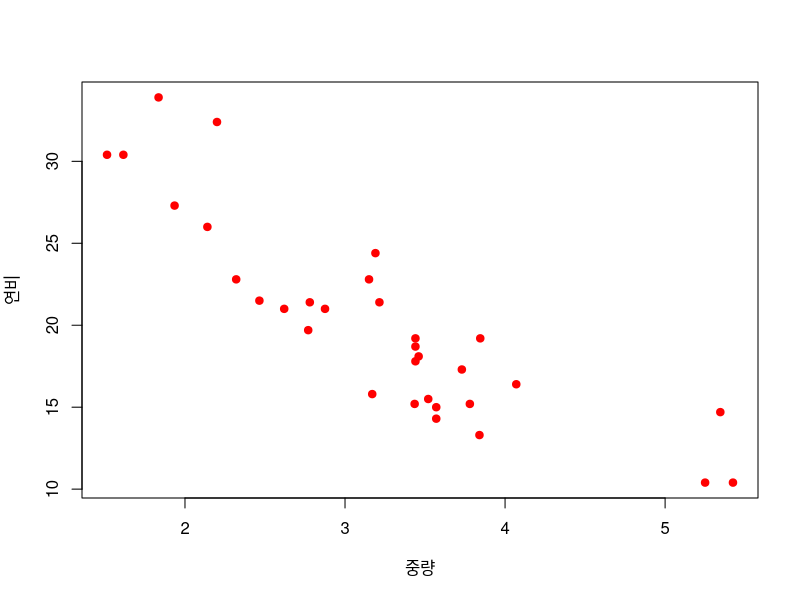
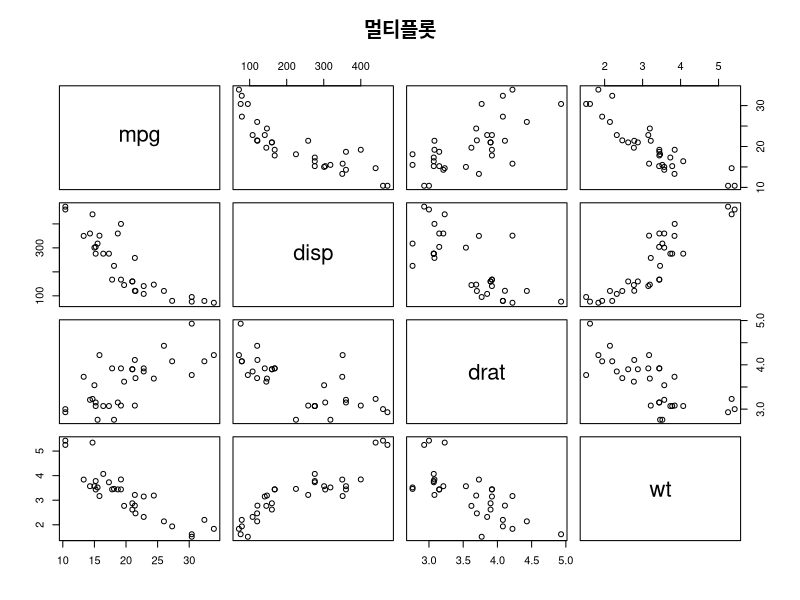
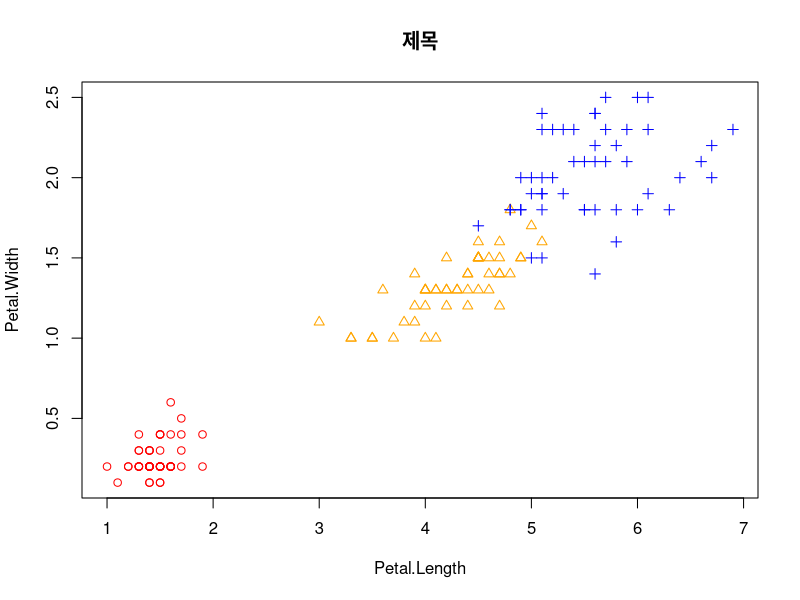
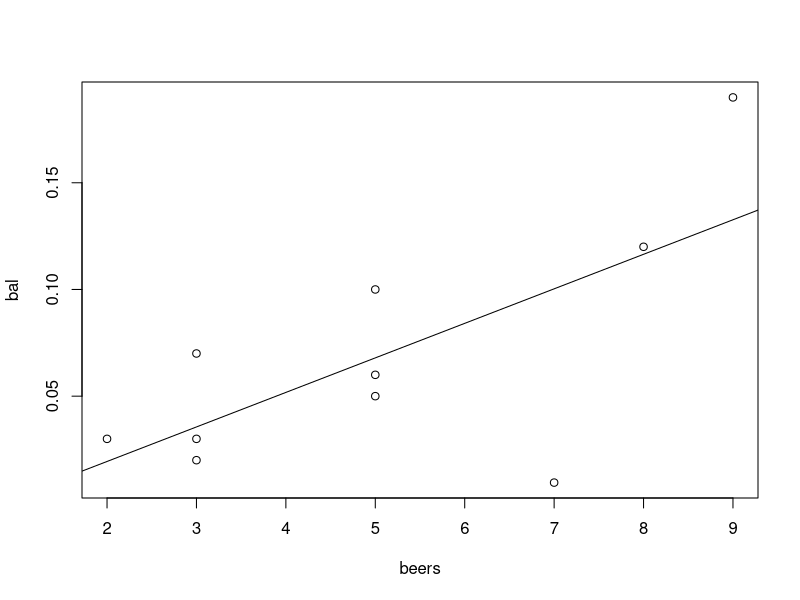
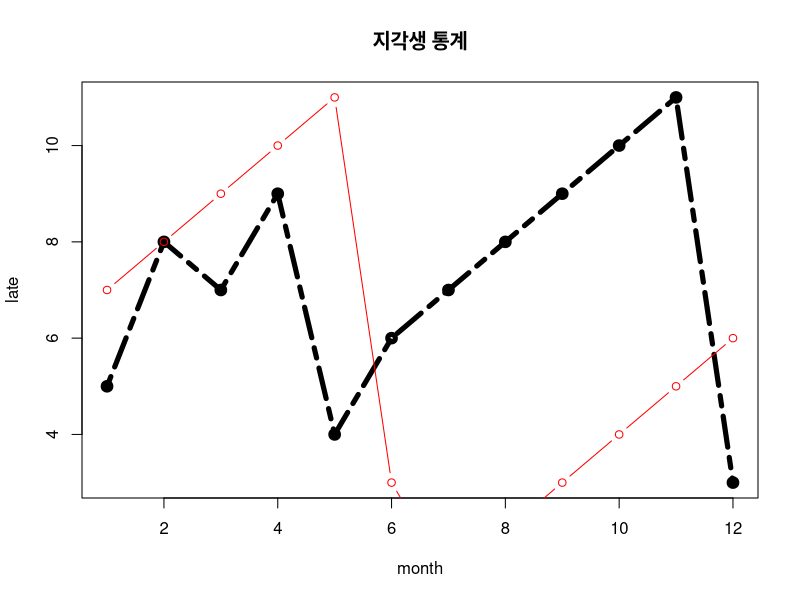
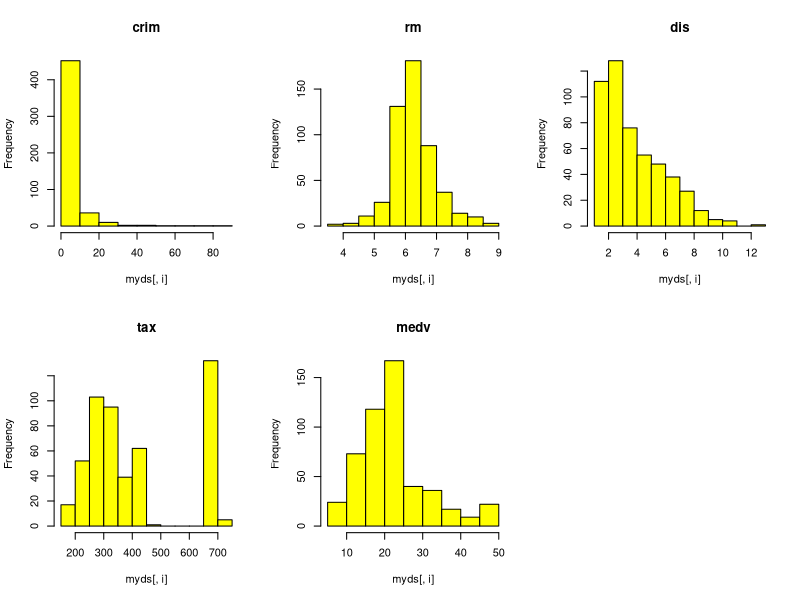
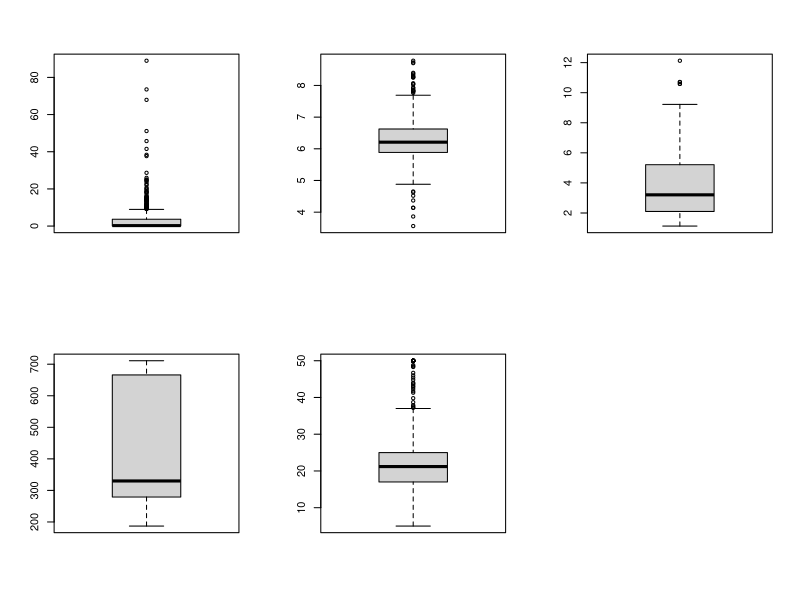
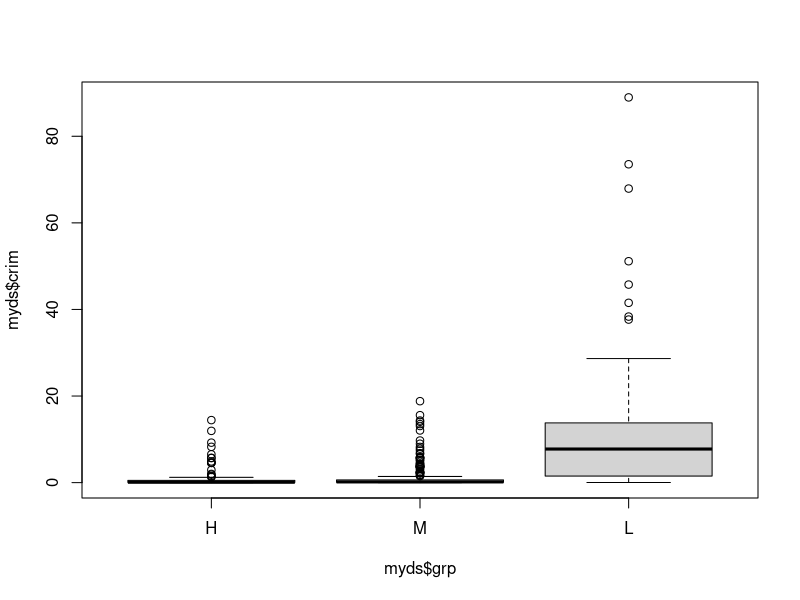

R code for these plots, in order: (Note: this script raises an error after producing the figures.)
#chap6 다중변수 자료의 탐색
#산점도
wt <- mtcars$wt
mpg <- mtcars$mpg

plot(wt, mpg,
     xlab='중량',
     ylab='연비',
     col='red',
     pch=19)


vars <- c("mpg","disp", "drat", "wt")
target <- mtcars[,vars]
head(target)
pairs(target,
      main='멀티플롯')

iris.2 <- iris[,3:4]
point <- as.numeric(iris$Species)
point
color <- c("red", "orange", "blue")
plot(iris.2,
     main="제목",
     pch=c(point),
     col=color[point])


#상관분석과 상관계수
beers <- c(5,2,9,8,3,7,3,5,3,5)
bal <- c(0.1, 0.03, 0.19, 0.12, 0.03, 0.0095, 0.07, 0.06, 0.02, 0.05)
tbl <- data.frame(beers, bal)
tbl
plot(bal~beers, data=tbl)
res <- lm(bal~beers, data=tbl)
abline(res) #회귀선 작성
cor(beers, bal)

cor(iris[,1:4]) #변수간 상관계수


#선그래프
month= 1:12
late = c(5,8,7,9,4,6,7,8,9,10,11,3)
plot(month,
     late,
     main='지각생 통계',
     type = "o",
     lty=6, 
     lwd=5)
late2 = c(7,8,9,10,11,3,1,2,3,4,5,6)
lines(month,
      late2,
      type='b',
      col='red')


#EDA
install.packages('mlbench')
library(mlbench)
data("BostonHousing")
myds <- BostonHousing[,c("crim", "rm", "dis", "tax", "medv")]

#그룹변수 추가
grp <- c()
for (i in 1:nrow(myds)){
   if (myds$medv[i] >=25.0) {
     grp[i] <- "H"
   } else if (myds$medv[i]<=17.0){
     grp[i] <- "L"
   } else {
     grp[i] <- "M" 
     }
}

grp <- factor(grp)
grp <- factor(grp, levels=c("H", "M", "L"))
myds <- data.frame(myds, grp)

myds


#데이터셋 형태 파악
str(myds)
table(myds$grp)

par(mfrow=c(2,3))
for (i in 1:5){
  hist(myds[, i], main=colnames(myds)[i], col='yellow')
}
par(mfrow=c(1,1))

par(mfrow=c(2,3))
for (i in 1:5){
  boxplot(myds[,i])
}
par(mfrow=c(1,1))

#그룹별 관측값 분포 확인
boxplot(myds$crim~myds$grp)
boxplot(myds$rm~grp)

pairs(myds[,-6])


point <- as.integer(myds$grp)
color <- c("red", "orange", "blue")
pairs(myds[,-6], pch=point, col=color[point])

cor(myds[,-6])


##실전분석
tmp <- airquality[,1:4]
tmp <- tmp[complete.cases(tmp),]
head(tmp)
plot(tmp)
cor(tmp)
cor(tmp$Ozone, tmp$Temp)
plot(tmp$Ozone, tmp$Temp, main='제목')
res <- lm(tmp$Temp~tmp$Ozone)
abline(res, col='red')


##연습문제
#01
cor(cars$speed, cars$dist)
plot(cars$speed, cars$dist)
res <- lm(cars$dist~cars$speed)
abline(res, col='red')
#상관계수가 0.8로 강한 양의 상관관계임

#02 
cor(pressure$temperature, pressure$pressure)
plot(pressure$temperature, pressure$pressure)
res <- lm(pressure$pressure~pressure$temperature)
abline(res, col='red')
#상관계수가 0.76으로 양의 상관관계가 있는 편임

#03
ds <- swiss[,1:4]
head(ds)
pairs(ds)

#04
plot(iris$Petal.Length, iris$Petal.Width,
     col = iris$Species,
     pch = 3)

#07
ds <- state.x77
cor(ds)
pairs(ds)
#Income과 가장 큰 상간관계를 가진변수는 HS Grad임

#10
#(1)
plot(trees$Girth, trees$Height)
cor(trees$Girth, trees$Height)
#(2)
pairs(trees)
cor(trees)

#11
plot(Orange$age, Orange$circumference,
     col=Orange$Tree,
     pch = 10)

#12
#(1)
data("Glass")
myds <- Glass
#(2,3,4)
pairs(myds[,-10])
cor(myds[,-10])
pairs(myds[,-10],
      col = myds$Type)

#14
years <- 1875:1972
hlevel <- as.vector(LakeHuron)
lines(years,
     hlevel,
     type='b',
     main = 'LakeHuron',
     col='skyblue')

#16 
str(USAccDeaths)
months <- 1:12
acc_1973 <- acc[1:12]
acc_1975 <- acc[25:36]
acc_1977 <- acc[49:60]

plot(months, acc_1973, type = "l", col = "red")
lines(months, acc_1975, col = "blue")
lines(months, acc_1977, col = "green")